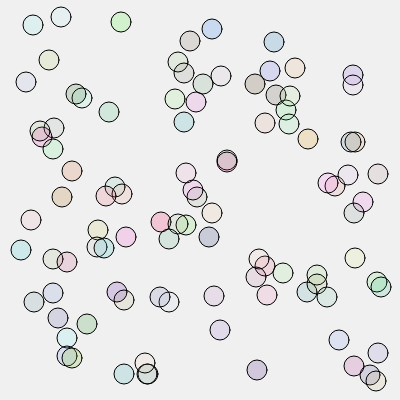
Frame 1 (no input)
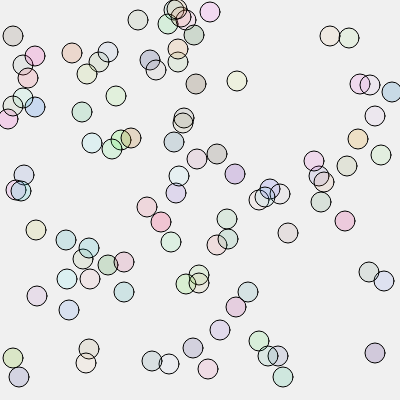
Frame 60 (no input)
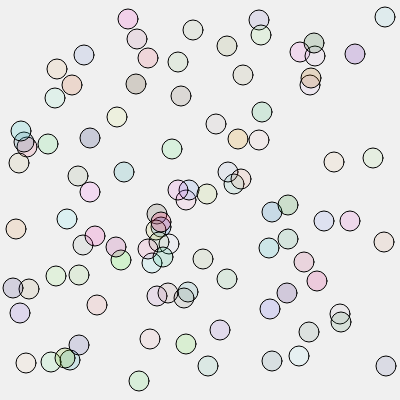
Frame 120 (the mouse pressed at the canvas centre since frame 60)

The p5.js sketch that drew these frames (run headless with seeded random() and noise() and a simulated clock; from frame 60 on, the mouse is pressed at the canvas centre):

// p5.js sketch
// ── sketch.js
// http://www.ac-grenoble.fr/disciplines/informatiquelycee/p5_base_a11.html


Balle=function(){
    this.x=floor(random(20,380));
    this.y=floor(random(20,380));
    this.rayon=10;
    this.transp=floor(random(20,50));
    this.vx=floor(random(-3,3));
    this.vy=floor(random(-3,3));
    this.couleur={r:floor(random(0,255)),v:floor(random(0,255)),b:floor(random(0,255))}
    this.deplacement=function(){
        if (this.x<this.rayon || this.x>400-this.rayon){
            this.vx=-this.vx;
        }
        if (this.y<this.rayon || this.y>400-this.rayon){
            this.vy=-this.vy;
        }
        this.x=this.x+this.vx;
        this.y=this.y+this.vy;
    }
    this.affichage=function(){
       fill(this.couleur.r,this.couleur.v,this.couleur.b,this.transp);
       ellipse(this.x,this.y,2*this.rayon,2*this.rayon);
    }
}
var tabBalle=[];
function setup(){
  createCanvas(400,400);
  for (i=0;i<100;i=i+1){
      tabBalle.push(new Balle());
  }
}
function draw(){
  background(240);
  for (i=0;i<tabBalle.length;i=i+1){
      tabBalle[i].deplacement();
      tabBalle[i].affichage();
  }
}
